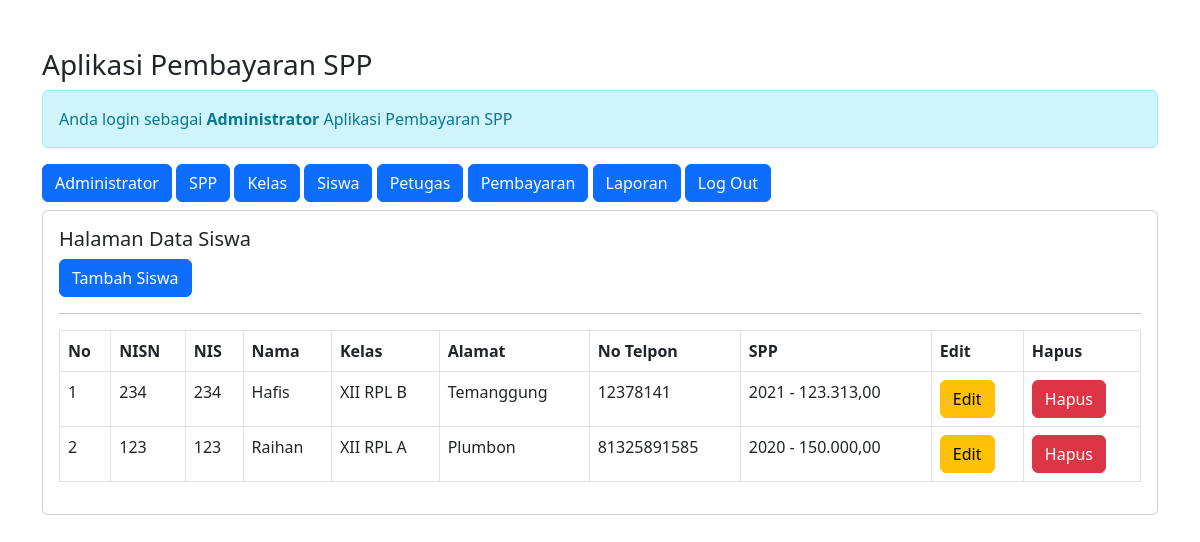
The app's page /admin/admin.php?url=siswa (signed in) with its own data.
### tables this page shows
CREATE TABLE `siswa` (
  `nisn` char(10) NOT NULL,
  `nis` char(8) NOT NULL,
  `nama` varchar(35) NOT NULL,
  `id_kelas` int(11) NOT NULL,
  `alamat` text NOT NULL,
  `no_telp` varchar(15) NOT NULL,
  `id_spp` int(11) NOT NULL
);

CREATE TABLE `kelas` (
  `id_kelas` int(11) NOT NULL,
  `nama_kelas` varchar(20) NOT NULL,
  `kompetensi_keahlian` varchar(50) NOT NULL
);

CREATE TABLE `spp` (
  `id_spp` int(11) NOT NULL,
  `tahun` int(11) NOT NULL,
  `nominal` int(11) NOT NULL
);

### admin/siswa.php (the view)
<h5>Halaman Data Siswa</h5>
<a href="?url=tambah-siswa" class="btn btn-primary">Tambah Siswa</a>
<hr>
<table class="table table-stripped table-bordered">
    <tr class="fw-bold">
        <td>No</td>
        <td>NISN</td>
        <td>NIS</td>
        <td>Nama</td>
        <td>Kelas</td>
        <td>Alamat</td>
        <td>No Telpon</td>
        <td>SPP</td>
        <td>Edit</td>
        <td>Hapus</td>
    </tr>
    <?php
    include '../conn.php';
    $no = '1';
    $sql = "SELECT*FROM siswa,spp,kelas WHERE siswa.id_kelas=kelas.id_kelas AND siswa.id_spp=spp.id_spp ORDER BY nama ASC";
    $query = mysqli_query($koneksi, $sql);
    foreach($query as $data){ ?>
        <tr>
            <td><?= $no++; ?></td>
            <td><?= $data['nisn'] ?></td>
            <td><?= $data['nis'] ?></td>
            <td><?= $data['nama'] ?></td>
            <td><?= $data['nama_kelas'] ?></td>
            <td><?= $data['alamat'] ?></td>
            <td><?= $data['no_telp'] ?></td>
            <td><?= $data['tahun'] ?> - <?= number_format($data['nominal'],2,',','.')?></td>
            <td>
                <a href="?url=edit-siswa&nisn=<?= $data['nisn']?>" class="btn btn-warning">Edit</a>
            </td>
            <td>
                <a onclick="return confirm ('Apakah Anda Yakin Ingin Menghapus Data ini?')" href="?url=hapus-siswa&nisn=<?= $data['nisn']?>" class="btn btn-danger">Hapus</a>
            </td>
        </tr>
    <?php } ?>
</table>

### records on screen
siswa: nisn "234", nis "234", nama "Hafis", id_kelas.nama_kelas "XII RPL B", alamat "Temanggung", no_telp "12378141", id_spp.tahun "2021", id_spp.nominal "123.313,00"
siswa: nisn "123", nis "123", nama "Raihan", id_kelas.nama_kelas "XII RPL A", alamat "Plumbon", no_telp "81325891585", id_spp.tahun "2020", id_spp.nominal "150.000,00"
